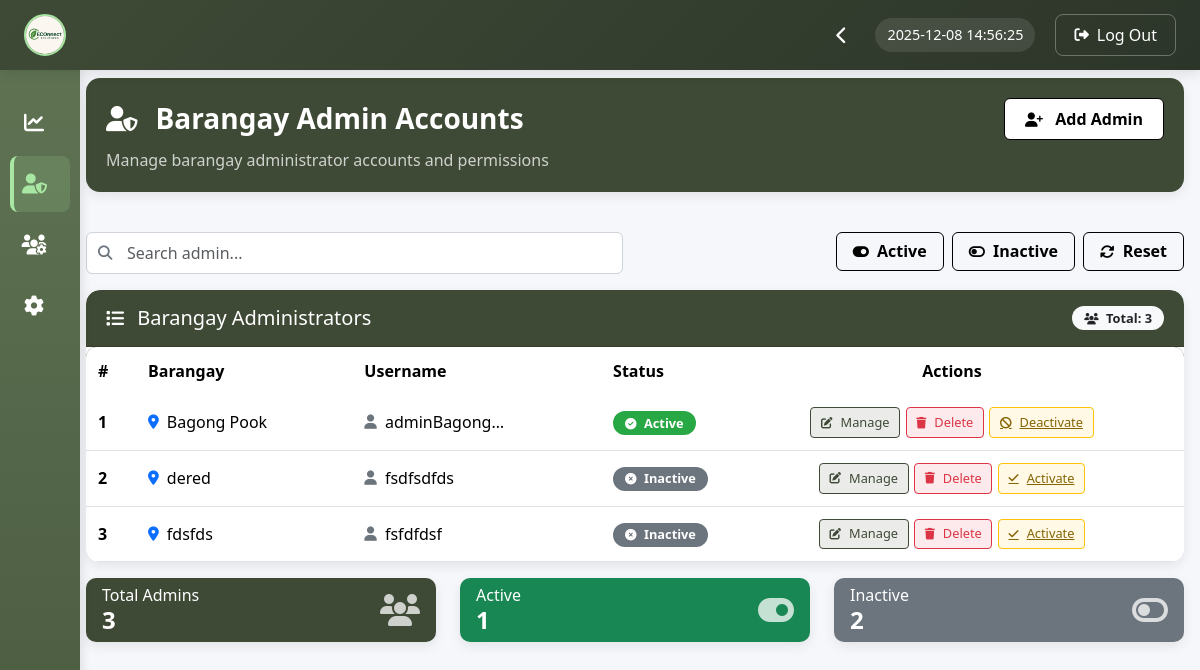
Before: /superAdmin/barangay_admin.php with the older database file.
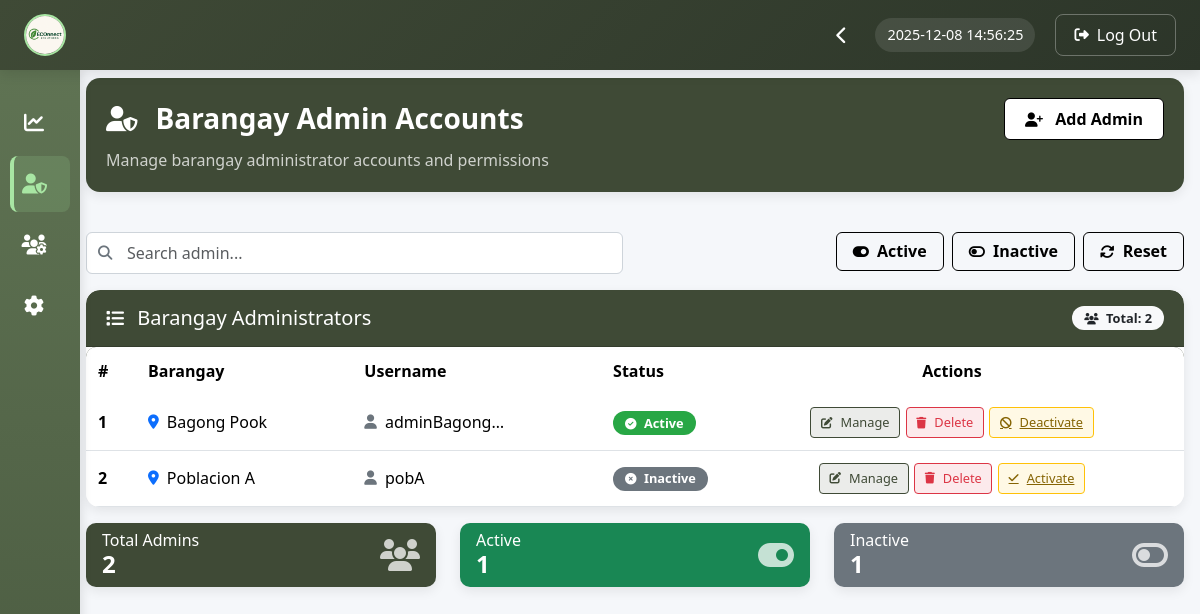
After: the same page with the newer database file.
### tables this page shows
CREATE TABLE `barangay_admins` (
  `id` int(11) NOT NULL,
  `full_name` varchar(100) NOT NULL,
  `barangay` varchar(255) DEFAULT NULL,
  `username` varchar(100) NOT NULL,
  `password` varchar(255) NOT NULL,
  `created_by_super_admin_id` int(11) DEFAULT NULL,
  `created_at` timestamp NOT NULL DEFAULT current_timestamp(),
  `email` varchar(100) DEFAULT '',
  `phone_number` varchar(15) DEFAULT NULL,
  `status` varchar(20) NOT NULL DEFAULT 'Active'
);

### superAdmin/barangay_admin.php (the view, shortened to what this page needs)
<?php
include "db_connect.php";
$result = $conn->query("SELECT * FROM barangay_admins ORDER BY id ASC");
$admins = $result->fetch_all(MYSQLI_ASSOC);
?>
<!DOCTYPE html>
<html lang="en">
<head>
<link href="https://cdn.jsdelivr.net/npm/bootstrap@5.3.2/dist/css/bootstrap.min.css" rel="stylesheet">
<link href="https://cdn.jsdelivr.net/npm/bootstrap-icons@1.11.1/font/bootstrap-icons.css" rel="stylesheet">
<link href="https://cdnjs.cloudflare.com/ajax/libs/font-awesome/6.4.0/css/all.min.css" rel="stylesheet">
</head>
<body>
<?php include "header.php"; ?>
<div class="container-fluid px-2 px-md-3 py-2 fade-in">
    <div class="page-header">
        <div class="d-flex flex-column flex-sm-row justify-content-between align-items-start align-items-sm-center">
            <h1>
                <i class="fas fa-user-shield me-2"></i> Barangay Admin Accounts
            </h1>
            <button class="btn btn-black mt-2 mt-sm-0" data-bs-toggle="modal" data-bs-target="#addAdminModal">
                <i class="fas fa-user-plus me-2"></i> Add Admin
            </button>
        </div>
        <p class="mb-0 mt-2 opacity-75">Manage barangay administrator accounts and permissions</p>
    </div>
    <div class="row mb-3">
        <div class="col-md-6 mb-2 mb-md-0">
            <div class="search-container">
                <i class="fas fa-search"></i>
                <input type="text" id="searchBar" class="form-control" placeholder="Search admin...">
            </div>
        </div>
        <div class="col-md-6">
            <div class="d-flex flex-wrap gap-2 justify-content-md-end">
                <button class="btn btn-outline-custom" id="filterActive">
                    <i class="fas fa-toggle-on me-1"></i> Active
                </button>
                <button class="btn btn-outline-custom" id="filterInactive">
                    <i class="fas fa-toggle-off me-1"></i> Inactive
                </button>
                <button class="btn btn-outline-custom" id="resetFilter">
                    <i class="fas fa-sync-alt me-1"></i> Reset
                </button>
            </div>
        </div>
    </div>
    <div class="card">
        <div class="card-header d-flex flex-column flex-sm-row justify-content-between align-items-start align-items-sm-center">
            <h5 class="mb-0 mb-sm-0"><i class="fas fa-list me-2"></i> Barangay Administrators</h5>
            <span class="badge bg-light text-dark mt-1 mt-sm-0">
                <i class="fas fa-users me-1"></i> Total: <?= count($admins) ?>
            </span>
        </div>
        <div class="card-body p-0">
            <div class="table-responsive">
                <table class="table table-hover mb-0">
                    <thead>
                        <tr>
                            <th style="width: 50px;">#</th>
                            <th>Barangay</th>
                            <th>Username</th>
                            <th style="width: 90px;">Status</th>
                            <th style="min-width: 180px;" class="text-center">Actions</th>
                        </tr>
                    </thead>
                    <tbody id="adminTable">
                        <?php if (empty($admins)): ?>
                            <tr>
                                <td colspan="5" class="text-center py-4">
                                    <div class="empty-state">
                                        <i class="fas fa-user-slash"></i>
                                        <h4 class="mt-2">No Administrators Found</h4>
                                        <p class="mb-0">Add your first barangay administrator to get started</p>
                                        <button class="btn btn-black mt-3" data-bs-toggle="modal" data-bs-target="#addAdminModal">
                                            <i class="fas fa-user-plus me-2"></i> Add Admin
                                        </button>
                                    </div>
                                </td>
                            </tr>
                        <?php else: ?>
                            <?php $i = 1; foreach($admins as $row): ?>
                            <tr data-status="<?= strtolower($row['status']) ?>">
                                <td class="fw-bold"><?= $i++ ?></td>
                                <td>
                                    <div class="d-flex align-items-center">
                                        <i class="fas fa-map-marker-alt text-primary me-2"></i>
                                        <span class="text-truncate" style="max-width: 150px;"><?= htmlspecialchars($row['barangay']) ?></span>
                                    </div>
                                </td>
                                <td>
                                    <div class="d-flex align-items-center">
                                        <i class="fas fa-user text-secondary me-2"></i>
                                        <span class="text-truncate" style="max-width: 120px;"><?= htmlspecialchars($row['username']) ?></span>
                                    </div>
                                </td>
                                <td>
                                    <?php if ($row['status'] === "Active"): ?>
                                        <span class="badge badge-active">
                                            <i class="fas fa-check-circle me-1"></i> Active
                                        </span>
                                    <?php else: ?>
                                        <span class="badge badge-inactive">
                                            <i class="fas fa-times-circle me-1"></i> Inactive
                                        </span>
                                    <?php endif; ?>
                                </td>
                                <td>
                                    <div class="action-buttons">
                                        <button class="action-btn action-btn-edit"
                                            data-bs-toggle="modal"
                                            data-bs-target="#editAdminModal"
                                            data-id="<?= $row['id'] ?>"
                                            data-barangay="<?= htmlspecialchars($row['barangay']) ?>"
                                            data-username="<?= htmlspecialchars($row['username']) ?>"
                                            data-status="<?= $row['status'] ?>">
                                            <i class="fas fa-edit me-1"></i> <span class="d-none d-sm-inline">Manage</span>
                                        </button>
                                        <button class="action-btn action-btn-delete"
                                            data-bs-toggle="modal"
                                            data-bs-target="#deleteAdminModal"
                                            data-id="<?= $row['id'] ?>">
                                            <i class="fas fa-trash me-1"></i> <span class="d-none d-sm-inline">Delete</span>
                                        </button>
                                        <a href="?toggle_id=<?= $row['id'] ?>"
                                           class="action-btn action-btn-toggle">
                                            <?php if ($row['status'] === "Active"): ?>
                                                <i class="fas fa-ban me-1"></i> <span class="d-none d-sm-inline">Deactivate</span>
                                            <?php else: ?>
                                                <i class="fas fa-check me-1"></i> <span class="d-none d-sm-inline">Activate</span>
                                            <?php endif; ?>
                                        </a>
                                    </div>
                                </td>
                            </tr>
                            <?php endforeach; ?>
                        <?php endif; ?>
                    </tbody>
                </table>
            </div>
        </div>
    </div>
    <div class="row mt-3">
        <div class="col-md-4 mb-2">
            <div class="card stats-card bg-primary text-white">
                <div class="card-body py-2">
                    <div class="d-flex justify-content-between align-items-center">
                        <div>
                            <h6 class="mb-0">Total Admins</h6>
                            <h4 class="mb-0 fw-bold"><?= count($admins) ?></h4>
                        </div>
                        <i class="fas fa-users fa-2x opacity-75"></i>
                    </div>
                </div>
            </div>
        </div>
        <div class="col-md-4 mb-2">
            <div class="card stats-card bg-success text-white">
                <div class="card-body py-2">
                    <div class="d-flex justify-content-between align-items-center">
                        <div>
                            <h6 class="mb-0">Active</h6>
                            <h4 class="mb-0 fw-bold"><?= count(array_filter($admins, fn($a) => $a['status'] === 'Active')) ?></h4>
                        </div>
                        <i class="fas fa-toggle-on fa-2x opacity-75"></i>
                    </div>
                </div>
            </div>
        </div>
        <div class="col-md-4 mb-2">
            <div class="card stats-card bg-secondary text-white">
                <div class="card-body py-2">
                    <div class="d-flex justify-content-between align-items-center">
                        <div>
                            <h6 class="mb-0">Inactive</h6>
                            <h4 class="mb-0 fw-bold"><?= count(array_filter($admins, fn($a) => $a['status'] === 'Inactive')) ?></h4>
                        </div>
                        <i class="fas fa-toggle-off fa-2x opacity-75"></i>
                    </div>
                </div>
            </div>
        </div>
    </div>
</div>
</body>
</html>

### superAdmin/header.php (shortened to what this page needs)
<!DOCTYPE html>
<html lang="en">
<head>
<link rel="stylesheet" href="https://cdnjs.cloudflare.com/ajax/libs/font-awesome/6.4.0/css/all.min.css">
</head>
<?php
$currentPage = basename($_SERVER['PHP_SELF']);
?>
<body>
<div class="header">
    <div style="display: flex; align-items: center; gap: 15px;">
        <div class="logo">
            <img src="../img/logoo.png" alt="Logo">
        </div>
    </div>
    <div class="header-right">
        <button class="collapse-toggle" id="collapseToggle" title="Toggle Sidebar">
            <i class="fas fa-chevron-left"></i>
        </button>
        <div class="current-time"><?php echo date("Y-m-d H:i:s"); ?></div>
        <button class="logout-btn" onclick="location.href='logout.php'" title="Log Out">
            <i class="fas fa-sign-out-alt"></i>
            <span>Log Out</span>
        </button>
    </div>
</div>
<div class="sidebar collapsed" id="sidebarMenu">
    <div class="nav-item <?= ($currentPage == 'superAdmin.php') ? 'active' : '' ?>" onclick="location.href='superAdmin.php'">
        <i class="fas fa-chart-line"></i>
    </div>
    <div class="nav-item <?= ($currentPage == 'barangay_admin.php') ? 'active' : '' ?>" onclick="location.href='barangay_admin.php'">
        <i class="fas fa-user-shield"></i>
    </div>
    <div class="nav-item <?= ($currentPage == 'crew_accounts.php') ? 'active' : '' ?>" onclick="location.href='crew_accounts.php'">
        <i class="fas fa-users-gear"></i>
    </div>
    <div class="nav-item <?= ($currentPage == 'profile_settings.php') ? 'active' : '' ?>" onclick="location.href='profile_settings.php'">
        <i class="fas fa-gear"></i>
    </div>
</div>
</body>
</html>

### superAdmin/barangay_admin.php (style rules this page uses)
:root { --primary-color: #3f4a36; --secondary-color: #ffffff; --success-color: #28a745; --warning-color: #ffc107; --danger-color: #dc3545; --light-bg: rgba(68, 64, 51, 0.4); --dark-text: #000000; --card-shadow: 0 4px 12px rgba(0,0,0,0.08); --transition: all 0.3s ease; }
* { margin: 0; padding: 0; box-sizing: border-box; }
body { background-color:white; font-family: Arial, sans-serif; color: var(--dark-text); min-height: 100vh; padding-top: 70px; padding-left: 70px; }
.page-header { background-color: var(--primary-color); color: white; padding: 1.25rem; border-radius: 14px; margin-bottom: 1.5rem; box-shadow: var(--card-shadow); }
.page-header h1 { font-weight: 600; font-size: 1.75rem; margin: 0; display: flex; align-items: center; gap: 10px; }
.card { border: none; border-radius: 14px; box-shadow: var(--card-shadow); background: white; overflow: hidden; }
.card-header { background-color: var(--primary-color); color: white; border-radius: 14px 14px 0 0 !important; padding: 1rem 1.25rem; font-weight: 600; }
.btn-black { background-color: white; color: var(--dark-text); border: 1px solid var(--dark-text); font-weight: 600; padding: 0.5rem 1.25rem; border-radius: 6px; transition: var(--transition); }
.btn-outline-custom { border: 1px solid var(--dark-text); color: var(--dark-text); background: transparent; padding: 0.4rem 1rem; border-radius: 6px; font-weight: 600; transition: var(--transition); }
.table-responsive { border-radius: 10px; overflow: hidden; }
.table { margin-bottom: 0; border-collapse: separate; border-spacing: 0; }
.table thead { background-color: var(--primary-color); color: white; }
.table th { border: none; padding: 0.75rem; font-weight: 600; vertical-align: middle; }
.table td { padding: 0.75rem; vertical-align: middle; border-bottom: 1px solid #dee2e6; }
.badge { padding: 0.35rem 0.75rem; border-radius: 20px; font-weight: 600; font-size: 0.8rem; }
.badge-active { background-color: var(--success-color) !important; color: white; }
.badge-inactive { background-color: #6c757d !important; color: white; }
.search-container { position: relative; max-width: 100%; }
.search-container i { position: absolute; left: 12px; top: 50%; transform: translateY(-50%); color: #6c757d; z-index: 10; }
.search-container input { padding-left: 40px; border-radius: 6px; border: 1px solid #ced4da; width: 100%; }
.form-control, .form-select { border: 1px solid #ced4da; border-radius: 6px; padding: 0.5rem 0.75rem; transition: var(--transition); }
.action-buttons { display: flex; gap: 0.35rem; flex-wrap: nowrap; justify-content: center; align-items: center; }
.action-btn { padding: 0.3rem 0.6rem; border-radius: 4px; font-size: 0.8rem; display: flex; align-items: center; gap: 4px; transition: var(--transition); border: none; white-space: nowrap; }
.action-btn-edit { background-color: rgba(63, 74, 54, 0.1); color: var(--primary-color); border: 1px solid var(--primary-color); }
.action-btn-delete { background-color: rgba(220, 53, 69, 0.1); color: var(--danger-color); border: 1px solid var(--danger-color); }
.action-btn-toggle { background-color: rgba(255, 193, 7, 0.1); color: #856404; border: 1px solid #ffc107; }
.fade-in { animation: fadeIn 0.3s ease-out; }
.stats-card { border-radius: 10px; border: none; box-shadow: var(--card-shadow); }
.stats-card.bg-primary { background-color: var(--primary-color) !important; }
.fas, .bi { font-size: 0.9em; }

Changed rows visible on the page:
removed barangay_admins: barangay "dered", username "fsdfsdfds", status "Inactive" (drawn)
removed barangay_admins: barangay "fdsfds", username "fsfdfdsf", status "Inactive" (drawn)
added barangay_admins: barangay "Poblacion A", username "pobA", status "Inactive" (drawn)
Other visible differences:
count($admins): "3" → "2"
count(array_filter($admins, fn($a) => $a['status'] === 'Inactive')): "2" → "1"
